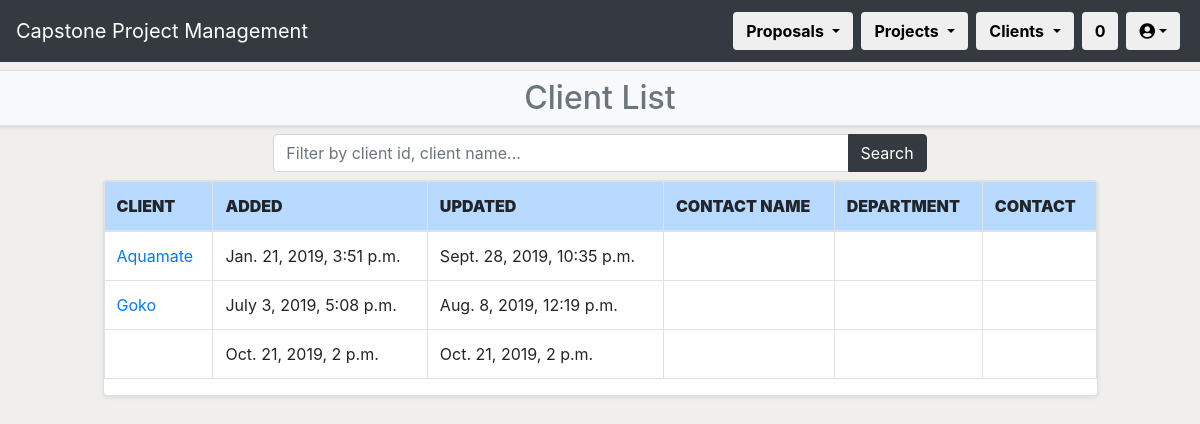
Page /CPPMS/client/client_list/ (signed in) on the committed database.
### CPPMS/models.py (models this page shows, shortened)
class Client(models.Model):
    name = models.CharField(max_length=128, default="", unique=True)
    created_at = models.DateTimeField(auto_now_add=True)
    updated_at = models.DateTimeField(auto_now=True)
    address = models.CharField(max_length=255, default="")
    website = models.CharField(max_length=255, default="")
    desc = models.TextField(default="")
    pass

### CPPMS/views.py (the view)
@login_required(login_url="/CPPMS/login/")
def client_list(request):
    username = request.user.first_name + " " + request.user.last_name
    count()
    if request.method == "POST":
        filter_value = request.POST.get("client_list")
    else:
        filter_value = ""
    client_list = Client.objects.all()
    if filter_value:
        client_filter = client_list.filter(
            Q(pk__icontains=filter_value) | Q(name__icontains=filter_value)
        )
    else:
        client_filter = client_list.all()
    return render(
        request,
        "client_list.html",
        {
            "count": count,
            "client_filter": client_filter,
            "filter_value": filter_value,
            "username": username
        }
    )

### CPPMS/views.py (called while the page is built)
def count():
    count = []
    count_web = Incoming_Proposal.proposals.all().count()
    count_word = Upload_Proposal.objects.all().count()
    count_all = count_web + count_word
    count = [count_web, count_word, count_all]
    return count

### CPPMS/templates/client_list.html (shortened to what this page needs)
{% extends "client.html" %}
{% block sub-page_content %}
{% if not messages %}
<h2>Client List</h2>
{% else %}
<h2>Client List</h2>
{% for message in messages %}<li>{{ message }}</li>{% endfor %}
{% endif %}
{% endblock %}
{% block page_detail_content %}
<div class="row mb-2">
    <div class="col-md-1"></div>
    <div class="col">
        <div class="row mb-2">
            <div class="col-sm-2"></div>
            <div class="col">
                <form method="POST" class="form bg-white rounded">
                    <div class="input-group">
                        <input id="txtSearch" type="text" class="form-control" placeholder="Filter by client id, client name..." name="client_list" value="{{ filter_value }}" />
                        <div class="input-group-append">
                            <button class="btn btn-dark" type="submit">Search</button>
                        </div>
                    </div>
                </form>
            </div>
            <div class="col-sm-2"></div>
        </div>
        <div class="row mb-2">
            <div class="col">
                <div id="example" class="table-responsive card shadow-sm">
                    <table class="table table-bordered table-hover">
                        <thead>
                            <tr class="table-primary">
                                <th scope="col"><strong>CLIENT</strong></th>
                                <th scope="col"><strong>ADDED</strong></th>
                                <th scope="col"><strong>UPDATED</strong></th>
                                <th scope="col"><strong>CONTACT NAME</strong></th>
                                <th scope="col"><strong>DEPARTMENT</strong></th>
                                <th scope="col"><strong>CONTACT</strong></th>
                            </tr>
                        </thead>
                        <tbody>
                            {% for client in client_filter %}
                            <tr scope="row">
                                <td><a href="client_detail/{{client.pk}}">{{ client.name }}</a></td>
                                <td>{{ client.created_at }}</td>
                                <td>{{ client.updated_at }}</td>
                                <td>{{ client.contact }}</td>
                                <td>{{ client.contact.department }}</td>
                                <td>{{ client.contact.contact }}</td>
                            </tr>
                            {% endfor %}
                        </tbody>
                    </table>
                </div>
            </div>
        </div>
    </div>
    <div class="col-md-1"></div>
</div>
{% endblock %}

### rows in the picture
Client: name "Aquamate", created_at "Jan. 21, 2019, 3:51 p.m.", updated_at "Sept. 28, 2019, 10:35 p.m."
Client: name "Goko", created_at "July 3, 2019, 5:08 p.m.", updated_at "Aug. 8, 2019, 12:19 p.m."
Client: created_at "Oct. 21, 2019, 2 p.m.", updated_at "Oct. 21, 2019, 2 p.m."

### other values in the picture
{{ count.2 }} "0"
